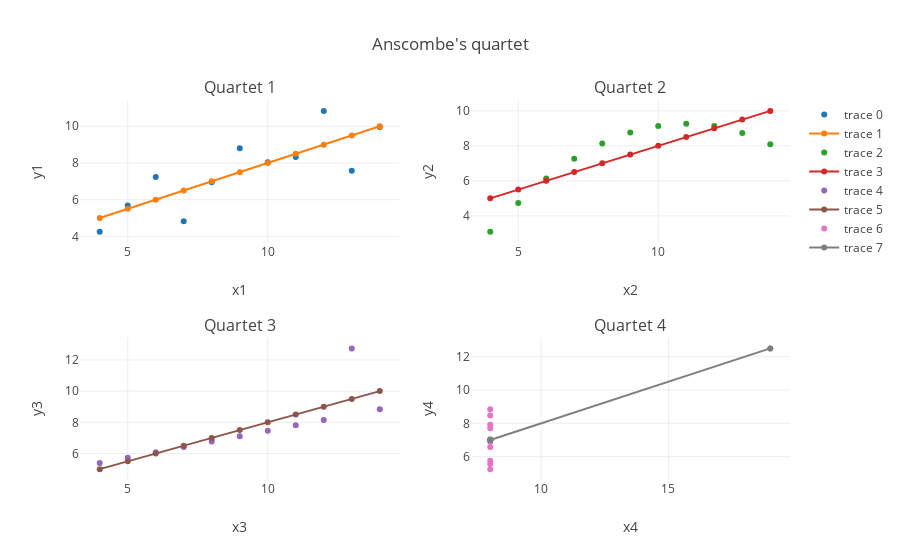

Source (notebook cell):
### Markdown cell above
Seems all the metrices are almost the same, which doesn't tell us anything. Let's now check the fits visually

### Code cell
# do the linear fit lines

# https://plot.ly/python/subplots/#customizing-subplot-axes

trace1 = go.Scatter(x=df_Q1['x1'], y=df_Q1['y1'], mode='markers')
trace1_linReg = go.Scatter(x=df_Q1['x1'], y = Q1_Y_pred)

trace2 = go.Scatter(x=df_Q2['x2'], y=df_Q2['y2'], mode='markers')
trace2_linReg = go.Scatter(x=df_Q2['x2'], y = Q2_Y_pred)

trace3 = go.Scatter(x=df_Q3['x3'], y=df_Q3['y3'], mode='markers')
trace3_linReg = go.Scatter(x=df_Q3['x3'], y = Q3_Y_pred)

trace4 = go.Scatter(x=df_Q4['x4'], y=df_Q4['y4'], mode='markers')
trace4_linReg = go.Scatter(x=df_Q4['x4'], y = Q4_Y_pred)

fig = tools.make_subplots(rows=2, cols=2, subplot_titles=('Quartet 1', 'Quartet 2',
                                                          'Quartet 3', 'Quartet 4'))
fig.append_trace(trace1, 1, 1)
fig.append_trace(trace1_linReg, 1, 1)

fig.append_trace(trace2, 1, 2)
fig.append_trace(trace2_linReg, 1, 2)

fig.append_trace(trace3, 2, 1)
fig.append_trace(trace3_linReg, 2, 1)

fig.append_trace(trace4, 2, 2)
fig.append_trace(trace4_linReg, 2, 2)

fig['layout']['xaxis1'].update(title='x1')
fig['layout']['xaxis2'].update(title='x2')
fig['layout']['xaxis3'].update(title='x3')
fig['layout']['xaxis4'].update(title='x4')

fig['layout']['yaxis1'].update(title='y1')
fig['layout']['yaxis2'].update(title='y2')
fig['layout']['yaxis3'].update(title='y3')
fig['layout']['yaxis4'].update(title='y4')

fig['layout'].update(title="Anscombe's quartet")

iplot(fig)

### Figure 1 — Plotly figure (JSON) as saved in the notebook; plotly's stock layout.template omitted (floating-point values rounded to 4 significant figures)
{"data": [{"mode": "markers", "type": "scatter", "uid": "6f4c053e-7132-432d-9d7c-40fd73d5b9b2", "x": [4, 5, 6, 7, 8, 9, 10, 11, 12, 13, 14], "xaxis": "x", "y": [4.26, 5.68, 7.24, 4.82, 6.95, 8.81, 8.04, 8.33, 10.84, 7.58, 9.96], "yaxis": "y"}, {"type": "scatter", "uid": "5da9dfbf-50e6-4730-a087-29dbe14e5808", "x": [4, 5, 6, 7, 8, 9, 10, 11, 12, 13, 14], "xaxis": "x", "y": [5.001, 5.501, 6.001, 6.501, 7.001, 7.501, 8.001, 8.501, 9.001, 9.501, 10.0], "yaxis": "y"}, {"mode": "markers", "type": "scatter", "uid": "cca180f8-3fab-43fe-bc36-31a42f32c215", "x": [4, 5, 6, 7, 8, 9, 10, 11, 12, 13, 14], "xaxis": "x2", "y": [3.1, 4.74, 6.13, 7.26, 8.14, 8.77, 9.14, 9.26, 9.13, 8.74, 8.1], "yaxis": "y2"}, {"type": "scatter", "uid": "2e421e5b-fef9-4ca6-a0d6-c7ab79e5bb2b", "x": [4, 5, 6, 7, 8, 9, 10, 11, 12, 13, 14], "xaxis": "x2", "y": [5.001, 5.501, 6.001, 6.501, 7.001, 7.501, 8.001, 8.501, 9.001, 9.501, 10.0], "yaxis": "y2"}, {"mode": "markers", "type": "scatter", "uid": "2f727e6c-623c-4db2-b609-83e364a3665a", "x": [4, 5, 6, 7, 8, 9, 10, 11, 12, 13, 14], "xaxis": "x3", "y": [5.39, 5.73, 6.08, 6.42, 6.77, 7.11, 7.46, 7.81, 8.15, 12.74, 8.84], "yaxis": "y3"}, {"type": "scatter", "uid": "173624c2-242f-4be9-881d-0d482ac22b52", "x": [4, 5, 6, 7, 8, 9, 10, 11, 12, 13, 14], "xaxis": "x3", "y": [5.001, 5.501, 6.001, 6.501, 7.001, 7.501, 8.001, 8.501, 9.001, 9.501, 10.0], "yaxis": "y3"}, {"mode": "markers", "type": "scatter", "uid": "78201ec9-1b02-42aa-a4af-89b667eff039", "x": [8, 8, 8, 8, 8, 8, 8, 8, 8, 8, 19], "xaxis": "x4", "y": [6.58, 5.76, 7.71, 8.84, 8.47, 7.04, 5.25, 5.56, 7.91, 6.89, 12.5], "yaxis": "y4"}, {"type": "scatter", "uid": "76e768ea-a726-493b-9d27-a3537f0febc5", "x": [8, 8, 8, 8, 8, 8, 8, 8, 8, 8, 19], "xaxis": "x4", "y": [7.001, 7.001, 7.001, 7.001, 7.001, 7.001, 7.001, 7.001, 7.001, 7.001, 12.5], "yaxis": "y4"}], "layout": {"annotations": [{"font": {"size": 16}, "showarrow": false, "text": "Quartet 1", "x": 0.225, "xanchor": "center", "xref": "paper", "y": 1, "yanchor": "bottom", "yref": "paper"}, {"font": {"size": 16}, "showarrow": false, "text": "Quartet 2", "x": 0.775, "xanchor": "center", "xref": "paper", "y": 1, "yanchor": "bottom", "yref": "paper"}, {"font": {"size": 16}, "showarrow": false, "text": "Quartet 3", "x": 0.225, "xanchor": "center", "xref": "paper", "y": 0.375, "yanchor": "bottom", "yref": "paper"}, {"font": {"size": 16}, "showarrow": false, "text": "Quartet 4", "x": 0.775, "xanchor": "center", "xref": "paper", "y": 0.375, "yanchor": "bottom", "yref": "paper"}], "title": "Anscombe's quartet", "xaxis": {"anchor": "y", "domain": [0, 0.45], "title": "x1"}, "xaxis2": {"anchor": "y2", "domain": [0.55, 1], "title": "x2"}, "xaxis3": {"anchor": "y3", "domain": [0, 0.45], "title": "x3"}, "xaxis4": {"anchor": "y4", "domain": [0.55, 1], "title": "x4"}, "yaxis": {"anchor": "x", "domain": [0.625, 1], "title": "y1"}, "yaxis2": {"anchor": "x2", "domain": [0.625, 1], "title": "y2"}, "yaxis3": {"anchor": "x3", "domain": [0, 0.375], "title": "y3"}, "yaxis4": {"anchor": "x4", "domain": [0, 0.375], "title": "y4"}}}
